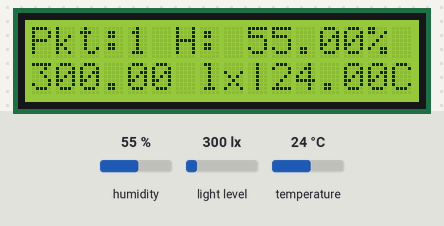
Bench run of a sketch on a simulated Arduino Uno, built with avr-gcc and run on an emulated ATmega328P. Parts: 16×2 character LCD. The inputs (shaded band) are chosen by the test bench; at power-on: light level 300 lx, humidity 55 %, temperature 24 °C. No radio packets arrive unless stated; what the sketch prints to the serial monitor is not drawn.

Above: at 2.4 s.
2.5 s: light level set to 40 lx
At 5.0 s:
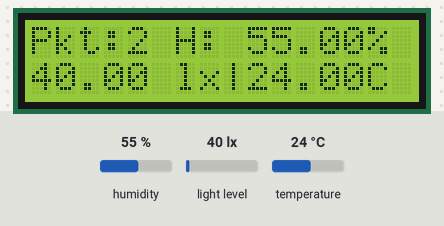
8.3 s: humidity set to 22 %
At 9.2 s:
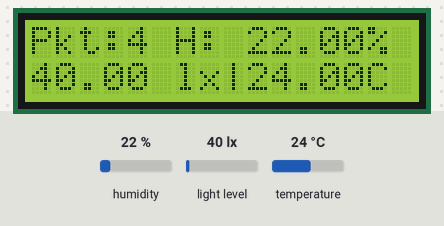
11.7 s: temperature set to 12 °C
At 13.5 s:
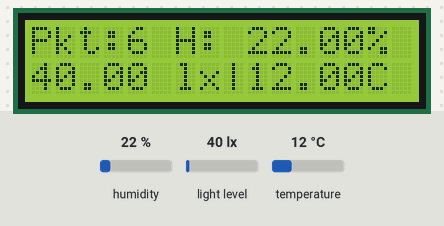
15.7 s: humidity set to 40 %
At 17.7 s:
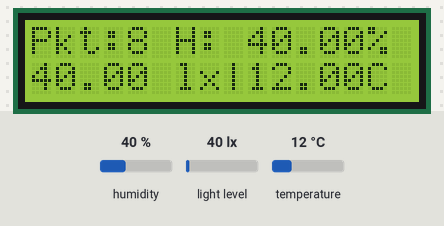
19.7 s: light level set to 500 lx
At 20.8 s:
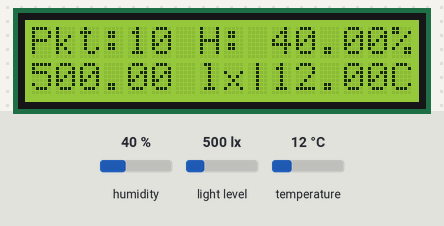
Timing chart, 0 to 22.7 s (numbered marks = the images above; inputs shaded):
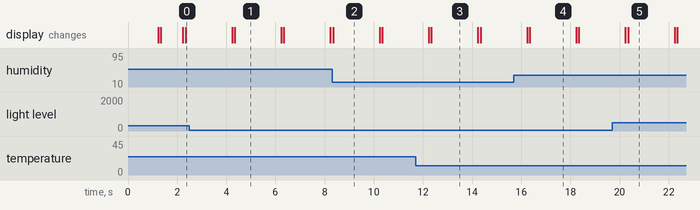

The sketch:

UnoCode.ino
```cpp
#include <SPI.h>
#include <Wire.h>
#include <LiquidCrystal_I2C.h>
#include <LoRa.h>
#include <BH1750.h>
#include <SHT2x.h>
#include <avr/interrupt.h>

BH1750 lightMeter;
SHT2x sht;
LiquidCrystal_I2C lcd(0x27, 16, 2);

const int LoRA_FREQ = 433E6;
const int CHIP_SELECT = 4;
int counter = 0;
float lux;
float hum;
float temp;

volatile bool sendFlag = false;

void setup() {
  Wire.begin();

  // Enable Serial communication for debugging
  Serial.begin(9600);
  while (!Serial);


  lcd_init();
  sensor_init();
  LoRa_init();
  timer1_init();
  delay(1000);
 }

void loop() {

 if (sendFlag) {
    sendFlag = false;


    lcd.clear();
    lcd.setCursor(0, 0);
    lcd.print("Pkt:");
    lcd.print(counter);

    print_sensor_info();

    char luxStr[10], tempStr[10], humStr[10];
    char LoRa_packet[50];


    dtostrf(lux, 6, 2, luxStr);
    dtostrf(temp, 5, 2, tempStr);
    dtostrf(hum, 5, 2, humStr);

    snprintf(LoRa_packet, sizeof(LoRa_packet), "%s lx | %sC | %s%% ", luxStr, tempStr, humStr);

    Serial.println(LoRa_packet);

    LoRa.beginPacket();\
    LoRa.print(LoRa_packet);
    LoRa.print(counter);
    LoRa.endPacket();

    counter++;

  }
}

void lcd_init() {
  lcd.begin();
  lcd.backlight();
  lcd.clear();
  lcd.setCursor(0, 0);
  lcd.print("LCD init");
  lcd.setCursor(0, 1);
  lcd.print("successful");
}


void print_sensor_info() {
  sht.read();

  lux = lightMeter.readLightLevel();
  temp = sht.getTemperature();
  hum  = sht.getHumidity();

  lcd.print(" H: ");
  lcd.print(hum);
  lcd.print("%");

  lcd.setCursor(0, 1);
  lcd.print(lux);
  lcd.print(" lx|");

  lcd.print(temp);
  lcd.print("C");
}

void sensor_init(){

  delay(100);
  if (lightMeter.begin(BH1750::CONTINUOUS_HIGH_RES_MODE)) {
    Serial.println("\nBH1750 initialized.");
  } else {
    Serial.println("\nBH1750 failed.");
  }

  float testTemp = sht.getTemperature();
  if (!isnan(testTemp)) {
    Serial.println("SHT21 initialized.");
  } else {
    Serial.println("SHT21 failed.");
  }
}

void LoRa_init() {

  Serial.println("LoRa Sender");

  if (!LoRa.begin(LoRA_FREQ)) {
    Serial.println("Starting LoRa failed!");
    while (1);
  } else {
    Serial.println("Lora init successful.");
  }

  LoRa.setTxPower(17);

}

void timer1_init() {

  cli();

  TCCR1A = 0;               // Set entire TCCR1A register to 0
  TCCR1B = 0;               // Same for TCCR1B
  TCNT1  = 0;               // Initialize counter value to 0

  // Set compare match register for 2 Hz increments (2 seconds)
  OCR1A = 31249;            // (16*10^6) / (1024*0.5Hz) - 1 = 31249
  TCCR1B |= (1 << WGM12);   // CTC mode
  TCCR1B |= (1 << CS12) | (1 << CS10); // 1024 prescaler
  TIMSK1 |= (1 << OCIE1A);  // Enable timer compare interrupt

  sei();
}

ISR(TIMER1_COMPA_vect) {
  sendFlag = true;
}
```

Measured:
- what the display in image 1 shows lasts 1.9 s, from 4.3 s to 6.2 s
